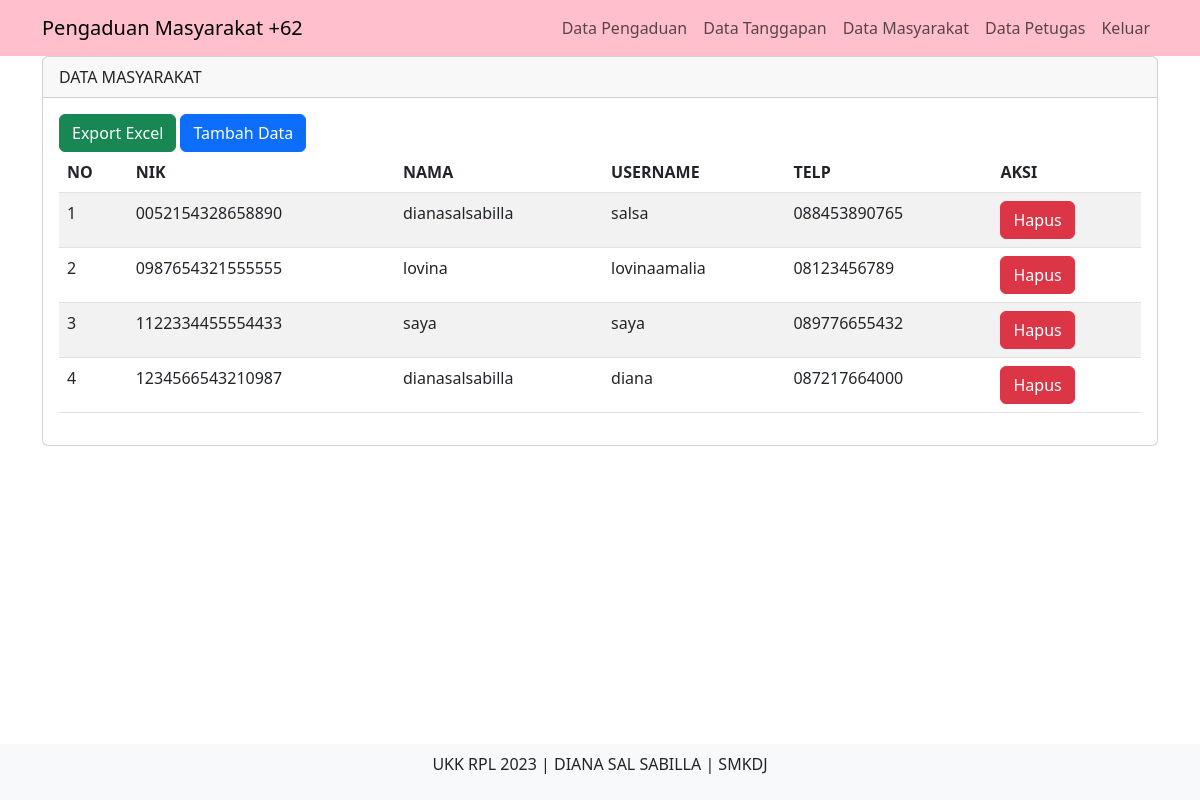
The app's page /admin/index.php?page=masyarakat (signed in) with its own data.
### tables this page shows
CREATE TABLE `masyarakat` (
  `nik` char(16) NOT NULL,
  `nama` varchar(35) NOT NULL,
  `username` varchar(25) NOT NULL,
  `password` varchar(64) NOT NULL,
  `telp` varchar(13) NOT NULL
);

### admin/data_masyarakat.php (the view, shortened to what this page needs)
<div class="container">
    <div class="row">
        <div class="col-md-12" mt-3>
            <div class="card">
                <div class="card-header">
                DATA MASYARAKAT
                </div>
                <div class="card-body">
                <a href="export_masyarakat.php" class="btn btn-success" target="_blank">Export Excel</a>
                <a href="" class="btn btn-primary" data-bs-toggle="modal" data-bs-target="#tambahData">Tambah Data</a>
                    <table class="table table-striped">
                        <thead>
                             <tr>
                                <th>NO</th>
                                <th>NIK</th>
                                <th>NAMA</th>
                                <th>USERNAME</th>
                                <th>TELP</th>
                                <th>AKSI</th>
                            </tr>
                         <thead>
                        <tbody>
                        <?php
                        include '../config/koneksi.php';
                        $no = 1;
                        $query = mysqli_query($koneksi, "SELECT * FROM masyarakat");
                        while($data = mysqli_fetch_array($query)) { ?>
                        <tr>
                            <td><?php echo $no++; ?></td>
                            <td><?php echo $data['nik'] ?></td>
                            <td><?php echo $data['nama'] ?></td>
                            <td><?php echo $data['username'] ?></td>
                            <td><?php echo $data['telp'] ?></td>
                            <td>
                            <a href="" class="btn btn-danger" data-bs-toggle="modal" data-bs-target="#hapus<?php echo $data['nik'] ?>" >Hapus</a>
                            </td>
                        </tr>
                        <?php } ?>
                         </tbody>
                    </table>
                </div>
            </div>
        </div>
    </div>
</div>

### records on screen
masyarakat: nik "0052154328658890", nama "dianasalsabilla", username "salsa", telp "088453890765"
masyarakat: nik "0987654321555555", nama "lovina", username "lovinaamalia", telp "08123456789"
masyarakat: nik "1122334455554433", nama "saya", username "saya", telp "089776655432"
masyarakat: nik "1234566543210987", nama "dianasalsabilla", username "diana", telp "087217664000"
